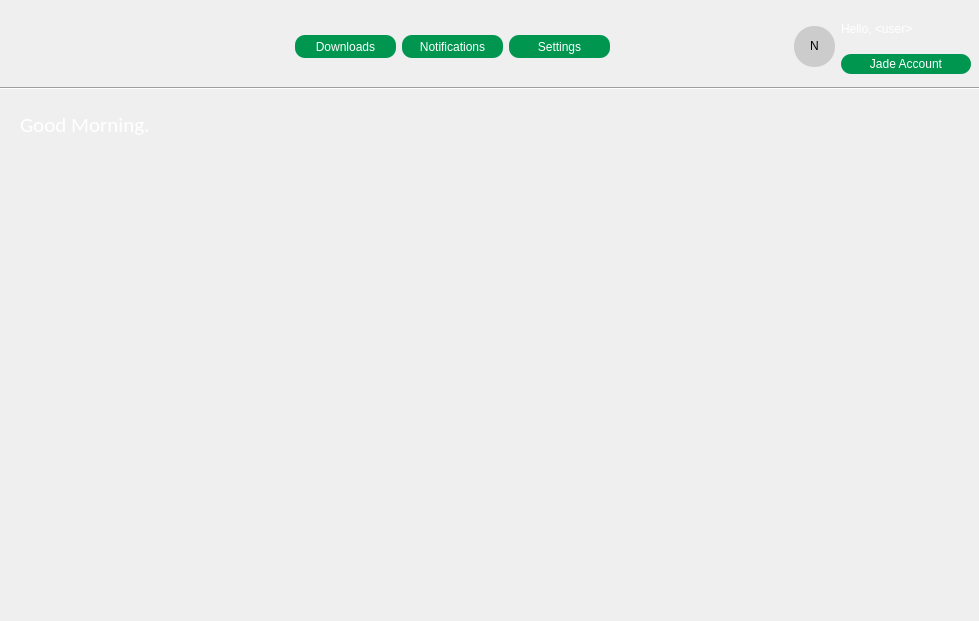
<?xml version="1.0" encoding="UTF-8"?>
<ui version="4.0">
 <class>MainWindow</class>
 <widget class="QMainWindow" name="MainWindow">
  <property name="geometry">
   <rect>
    <x>0</x>
    <y>0</y>
    <width>979</width>
    <height>621</height>
   </rect>
  </property>
  <property name="windowTitle">
   <string>MainWindow</string>
  </property>
  <widget class="QWidget" name="centralwidget">
   <widget class="QLabel" name="label">
    <property name="geometry">
     <rect>
      <x>0</x>
      <y>0</y>
      <width>981</width>
      <height>621</height>
     </rect>
    </property>
    <property name="text">
     <string/>
    </property>
    <property name="pixmap">
     <pixmap resource="../assets.qrc">:/images/assets/background.png</pixmap>
    </property>
    <property name="scaledContents">
     <bool>true</bool>
    </property>
   </widget>
   <widget class="Line" name="line">
    <property name="geometry">
     <rect>
      <x>0</x>
      <y>80</y>
      <width>991</width>
      <height>16</height>
     </rect>
    </property>
    <property name="styleSheet">
     <string notr="true"/>
    </property>
    <property name="orientation">
     <enum>Qt::Horizontal</enum>
    </property>
   </widget>
   <widget class="QLabel" name="label_3">
    <property name="geometry">
     <rect>
      <x>20</x>
      <y>110</y>
      <width>151</width>
      <height>31</height>
     </rect>
    </property>
    <property name="font">
     <font>
      <family>Calibri</family>
      <pointsize>16</pointsize>
     </font>
    </property>
    <property name="styleSheet">
     <string notr="true">color: rgb(255, 255, 255);</string>
    </property>
    <property name="text">
     <string>&lt;html&gt;&lt;head/&gt;&lt;body&gt;&lt;p&gt;Good Morning.&lt;/p&gt;&lt;/body&gt;&lt;/html&gt;</string>
    </property>
   </widget>
   <widget class="QWidget" name="layoutWidget">
    <property name="geometry">
     <rect>
      <x>10</x>
      <y>10</y>
      <width>961</width>
      <height>73</height>
     </rect>
    </property>
    <layout class="QHBoxLayout" name="horizontalLayout_2">
     <item>
      <widget class="QLabel" name="label_2">
       <property name="minimumSize">
        <size>
         <width>101</width>
         <height>71</height>
        </size>
       </property>
       <property name="maximumSize">
        <size>
         <width>101</width>
         <height>71</height>
        </size>
       </property>
       <property name="text">
        <string/>
       </property>
       <property name="pixmap">
        <pixmap resource="../assets.qrc">:/images/assets/lightJadeLogo.png</pixmap>
       </property>
       <property name="scaledContents">
        <bool>true</bool>
       </property>
      </widget>
     </item>
     <item>
      <spacer name="horizontalSpacer">
       <property name="orientation">
        <enum>Qt::Horizontal</enum>
       </property>
       <property name="sizeHint" stdset="0">
        <size>
         <width>40</width>
         <height>20</height>
        </size>
       </property>
      </spacer>
     </item>
     <item>
      <layout class="QHBoxLayout" name="horizontalLayout">
       <item>
        <widget class="QPushButton" name="pushButton">
         <property name="minimumSize">
          <size>
           <width>101</width>
           <height>0</height>
          </size>
         </property>
         <property name="maximumSize">
          <size>
           <width>101</width>
           <height>23</height>
          </size>
         </property>
         <property name="styleSheet">
          <string notr="true">QPushButton {
	background-color: rgb(0, 150, 80);
	border-color: rgb(0, 255, 0);
	border-radius: 10px;
	font: 10pt &quot;Calibri&quot;;
	
	color: rgb(255, 255, 255);
}

QPushButton:hover {
	background-color: rgb(0, 170, 100);
}

QPushButton:pressed {
	
	background-color: rgb(0, 200, 120);
}</string>
         </property>
         <property name="text">
          <string>Downloads</string>
         </property>
         <property name="icon">
          <iconset resource="../assets.qrc">
           <normaloff>:/images/assets/download.png</normaloff>:/images/assets/download.png</iconset>
         </property>
        </widget>
       </item>
       <item>
        <widget class="QPushButton" name="pushButton_2">
         <property name="minimumSize">
          <size>
           <width>101</width>
           <height>0</height>
          </size>
         </property>
         <property name="maximumSize">
          <size>
           <width>101</width>
           <height>23</height>
          </size>
         </property>
         <property name="styleSheet">
          <string notr="true">QPushButton {
	background-color: rgb(0, 150, 80);
	border-color: rgb(0, 255, 0);
	border-radius: 10px;
	font: 10pt &quot;Calibri&quot;;
	
	color: rgb(255, 255, 255);
}

QPushButton:hover {
	background-color: rgb(0, 170, 100);
}

QPushButton:pressed {
	
	background-color: rgb(0, 200, 120);
}</string>
         </property>
         <property name="text">
          <string>Notifications</string>
         </property>
         <property name="icon">
          <iconset resource="../assets.qrc">
           <normaloff>:/images/assets/notifications.png</normaloff>:/images/assets/notifications.png</iconset>
         </property>
        </widget>
       </item>
       <item>
        <widget class="QPushButton" name="pushButton_3">
         <property name="minimumSize">
          <size>
           <width>101</width>
           <height>23</height>
          </size>
         </property>
         <property name="maximumSize">
          <size>
           <width>101</width>
           <height>23</height>
          </size>
         </property>
         <property name="styleSheet">
          <string notr="true">QPushButton {
	background-color: rgb(0, 150, 80);
	border-color: rgb(0, 255, 0);
	border-radius: 10px;
	font: 10pt &quot;Calibri&quot;;
	
	color: rgb(255, 255, 255);
}

QPushButton:hover {
	background-color: rgb(0, 170, 100);
}

QPushButton:pressed {
	
	background-color: rgb(0, 200, 120);
}</string>
         </property>
         <property name="text">
          <string>Settings</string>
         </property>
         <property name="icon">
          <iconset resource="../assets.qrc">
           <normaloff>:/images/assets/settings.png</normaloff>:/images/assets/settings.png</iconset>
         </property>
        </widget>
       </item>
      </layout>
     </item>
     <item>
      <spacer name="horizontalSpacer_2">
       <property name="orientation">
        <enum>Qt::Horizontal</enum>
       </property>
       <property name="sizeHint" stdset="0">
        <size>
         <width>40</width>
         <height>20</height>
        </size>
       </property>
      </spacer>
     </item>
     <item>
      <layout class="QGridLayout" name="gridLayout">
       <item row="0" column="0" rowspan="2">
        <widget class="QLabel" name="account_letter">
         <property name="minimumSize">
          <size>
           <width>41</width>
           <height>41</height>
          </size>
         </property>
         <property name="maximumSize">
          <size>
           <width>41</width>
           <height>41</height>
          </size>
         </property>
         <property name="styleSheet">
          <string notr="true">QLabel {
	border-radius: 20px;
	
	font: 16pt &quot;Calibri&quot;;
	background-color: rgb(204, 204, 204);
}</string>
         </property>
         <property name="text">
          <string>&lt;html&gt;&lt;head/&gt;&lt;body&gt;&lt;p align=&quot;center&quot;&gt;N&lt;/p&gt;&lt;/body&gt;&lt;/html&gt;</string>
         </property>
        </widget>
       </item>
       <item row="0" column="1">
        <widget class="QLabel" name="account_label">
         <property name="minimumSize">
          <size>
           <width>0</width>
           <height>20</height>
          </size>
         </property>
         <property name="maximumSize">
          <size>
           <width>16777215</width>
           <height>20</height>
          </size>
         </property>
         <property name="styleSheet">
          <string notr="true">QLabel {
	
	font: 11pt &quot;Calibri&quot;;
	color: rgb(255, 255, 255);
}</string>
         </property>
         <property name="text">
          <string>&lt;html&gt;&lt;head/&gt;&lt;body&gt;&lt;p&gt;Hello, &amp;lt;user&amp;gt;&lt;/p&gt;&lt;/body&gt;&lt;/html&gt;</string>
         </property>
         <property name="scaledContents">
          <bool>true</bool>
         </property>
         <property name="wordWrap">
          <bool>true</bool>
         </property>
        </widget>
       </item>
       <item row="1" column="1">
        <widget class="QPushButton" name="account_button">
         <property name="minimumSize">
          <size>
           <width>130</width>
           <height>20</height>
          </size>
         </property>
         <property name="maximumSize">
          <size>
           <width>130</width>
           <height>20</height>
          </size>
         </property>
         <property name="styleSheet">
          <string notr="true">QPushButton {
	background-color: rgb(0, 150, 80);
	border-color: rgb(0, 255, 0);
	border-radius: 10px;
	font: 10pt &quot;Calibri&quot;;
	
	color: rgb(255, 255, 255);
}

QPushButton:hover {
	background-color: rgb(0, 170, 100);
}

QPushButton:pressed {
	
	background-color: rgb(0, 200, 120);
}</string>
         </property>
         <property name="text">
          <string>Jade Account</string>
         </property>
        </widget>
       </item>
      </layout>
     </item>
    </layout>
   </widget>
  </widget>
 </widget>
 <resources>
  <include location="../assets.qrc"/>
 </resources>
 <connections/>
</ui>
